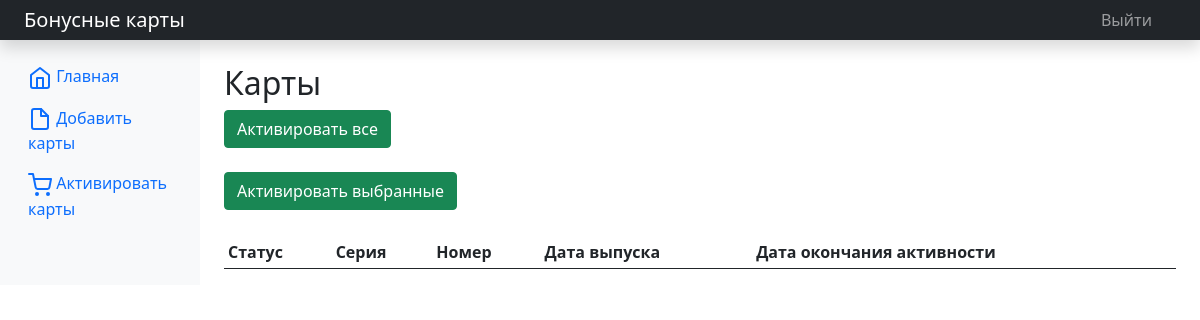
/activation/ (signed in), run on an earlier commit of the app's database.
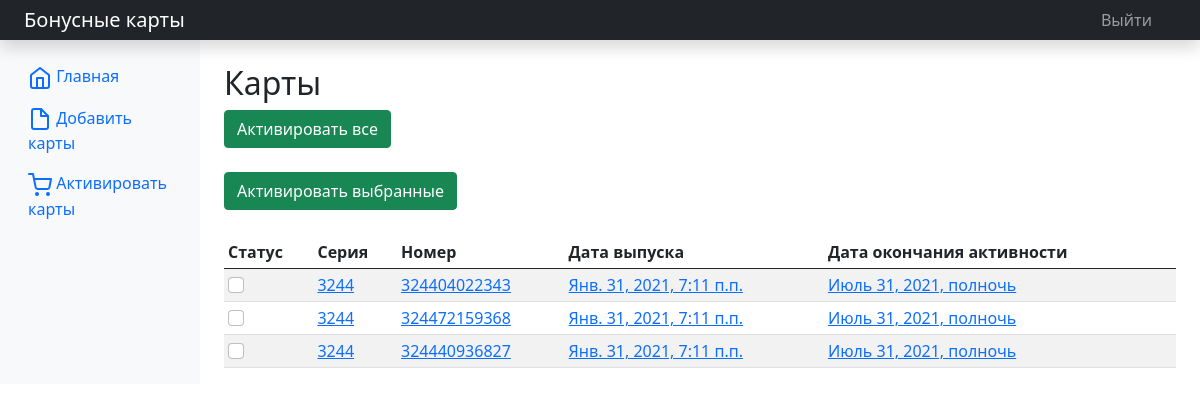
And on a later commit of the database.
### cardslist/models.py (models this page shows, shortened)
class CardsList(models.Model):
    card_series = models.IntegerField(verbose_name='Серия карты')
    card_number = models.IntegerField(verbose_name='Номер карты', unique=True)
    card_issue_date = models.DateTimeField(auto_now_add=True, verbose_name='Дата выпуска карты')
    card_expiration_date = models.DateTimeField(verbose_name='Дата окончания активности карты')
    card_date_of_use = models.DateTimeField(verbose_name='Дата последнего использования карты', auto_now_add=True)
    card_bonus_amount = models.FloatField(null=True, blank=True, verbose_name='Сумма бонуса карты')
    card_status = models.CharField(max_length=12, default='Не активна', verbose_name='Статус карты')
    class Meta:
        verbose_name_plural = 'Бонусные карты'
        verbose_name = 'Бонусная карта'
        ordering = ['-card_date_of_use']

### cardslist/views.py (the view)
# urls.py: path('activation/', activation_cards, name='activation'),
@login_required()
def activation_cards(request):
    action = request.GET.get('action')
    if request.method == 'POST':
        not_active_cards = request.POST.getlist('activate')
        for pk in not_active_cards:
            card = CardsList.objects.get(pk=pk)
            card.card_status = 'Активна'
            card.save()
    elif action == '':
        cards = CardsList.objects.filter(card_status='Не активна')
        for card in cards:
            card.card_status = 'Активна'
            card.save()
        return HttpResponseRedirect(reverse('index'))
    cards = CardsList.objects.filter(card_status='Не активна')
    context = pagination(request, cards)
    return render(request, 'cardslist/activation.html', context)

### cardslist/services.py (called while the page is built)
def pagination(request, model):
    paginator = Paginator(model, 19)
    if 'page' in request.GET:
        page_num = request.GET['page']
    else:
        page_num = 1
    page = paginator.get_page(page_num)
    context = {'cards': page.object_list, 'page': page, 'p': paginator}
    return context

### cardslist/templates/cardslist/activation.html (shortened to what this page needs)
{% extends "layout/basic.html" %}
{% block content %}
<h2>Карты</h2>
<form action="{% url 'activation' %}">
    <button type="submit" class="btn btn-success" name="action">Активировать все</button>
</form>
<br>
<form method="post">
<button type="submit" class="btn btn-success">Активировать выбранные</button>
    <div class="table-responsive">
        <table class="table table-striped table-sm">
            <thead>
            <tr>
                <th>Статус</th>
                <th>Серия</th>
                <th>Номер</th>
                <th>Дата выпуска</th>
                <th>Дата окончания активности</th>
            </tr>
            </thead>
            <tbody>
            <div class="form-check">
            {% for card in cards %}
            <tr>
                <td><input class="form-check-input" type="checkbox" value="{{ card.pk}}" name="activate"></td>
                <td><a href="{% url 'card_detail' card.pk %}">{{card.card_series}}</a></td>
                <td><a href="{% url 'card_detail' card.pk %}">{{card.card_number}}</a></td>
                <td><a href="{% url 'card_detail' card.pk %}">{{card.card_issue_date}}</a></td>
                <td><a href="{% url 'card_detail' card.pk %}">{{card.card_expiration_date}}</a></td>
            </tr>
            {% endfor %}
            </div>
            </tbody>
        </table>
    </div>
</form>
{% endblock %}

What changed in the data, as far as the page shows it:
added CardsList: card_series "3244", card_number "324404022343", card_issue_date "Янв. 31, 2021, 7:11 п.п.", card_expiration_date "Июль 31, 2021, полночь"
added CardsList: card_series "3244", card_number "324472159368", card_issue_date "Янв. 31, 2021, 7:11 п.п.", card_expiration_date "Июль 31, 2021, полночь"
added CardsList: card_series "3244", card_number "324440936827", card_issue_date "Янв. 31, 2021, 7:11 п.п.", card_expiration_date "Июль 31, 2021, полночь"
